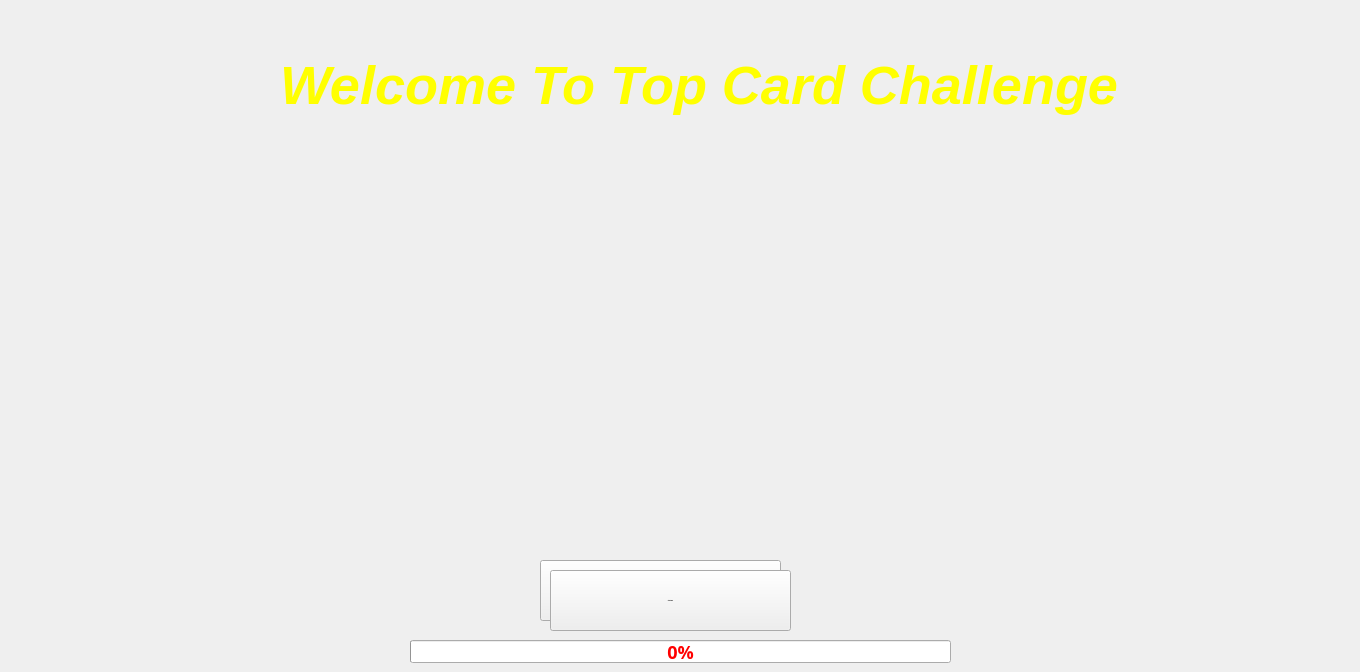
      <widget class="QWidget" name="page">
       <widget class="QPushButton" name="dfjndfljndlf">
        <property name="geometry">
         <rect>
          <x>540</x>
          <y>560</y>
          <width>241</width>
          <height>61</height>
         </rect>
        </property>
        <property name="font">
         <font>
          <family>Snap ITC</family>
          <pointsize>-1</pointsize>
          <weight>99</weight>
          <italic>true</italic>
          <bold>true</bold>
         </font>
        </property>
        <property name="styleSheet">
         <string notr="true">
color:red;
font: 10pt &quot;Snap ITC&quot;;
font-weight:900;
font-size:25px;
font-style:italic;

background-color: rgb(212, 212, 0);
border-radius:24px;
pushButton::active{
background-color:red;
}

</string>
        </property>
        <property name="text">
         <string/>
        </property>
       </widget>
       <widget class="QLabel" name="label">
        <property name="geometry">
         <rect>
          <x>280</x>
          <y>40</y>
          <width>871</width>
          <height>91</height>
         </rect>
        </property>
        <property name="styleSheet">
         <string notr="true">font-size:54px;
color:yellow;
font: 39pt &quot;Matura MT Script Capitals&quot;;
font-weight:900;
text-shadow: 2px 2px red;
font-style: italic;
text-shadow:2px 5px 3px;</string>
        </property>
        <property name="text">
         <string>Welcome To Top Card Challenge</string>
        </property>
       </widget>
       <widget class="QProgressBar" name="progressBar">
        <property name="geometry">
         <rect>
          <x>410</x>
          <y>640</y>
          <width>541</width>
          <height>23</height>
         </rect>
        </property>
        <property name="sizeIncrement">
         <size>
          <width>0</width>
          <height>0</height>
         </size>
        </property>
        <property name="font">
         <font>
          <family>Showcard Gothic</family>
          <pointsize>-1</pointsize>
          <weight>99</weight>
          <italic>false</italic>
          <bold>true</bold>
          <underline>false</underline>
          <strikeout>false</strikeout>
         </font>
        </property>
        <property name="styleSheet">
         <string notr="true">color:red;
font-size:18px;
font-weight:800;



</string>
        </property>
        <property name="inputMethodHints">
         <set>Qt::ImhPreferNumbers</set>
        </property>
        <property name="value">
         <number>0</number>
        </property>
        <property name="alignment">
         <set>Qt::AlignBottom|Qt::AlignHCenter</set>
        </property>
        <property name="invertedAppearance">
         <bool>false</bool>
        </property>
        <property name="format">
         <string notr="true">%p%</string>
        </property>
       </widget>
       <widget class="QLabel" name="imageLabel">
        <property name="geometry">
         <rect>
          <x>410</x>
          <y>150</y>
          <width>501</width>
          <height>391</height>
         </rect>
        </property>
        <property name="styleSheet">
         <string notr="true">background-image: url(:/my projects C++/jeux  de carte/pagebgg.png);</string>
        </property>
        <property name="text">
         <string/>
        </property>
        <property name="pixmap">
         <pixmap resource="image.qrc">:/images/pagebgg.png</pixmap>
        </property>
        <property name="scaledContents">
         <bool>false</bool>
        </property>
       </widget>
       <widget class="QPushButton" name="push9">
        <property name="geometry">
         <rect>
          <x>1260</x>
          <y>10</y>
          <width>91</width>
          <height>91</height>
         </rect>
        </property>
        <property name="styleSheet">
         <string notr="true">background-image: url(:/images/crois.png);
border:none;
background-repeat:no-repeat;</string>
        </property>
        <property name="text">
         <string/>
        </property>
       </widget>
       <widget class="QLabel" name="label2">
        <property name="geometry">
         <rect>
          <x>1220</x>
          <y>260</y>
          <width>91</width>
          <height>51</height>
         </rect>
        </property>
        <property name="text">
         <string/>
        </property>
        <property name="pixmap">
         <pixmap resource="image.qrc">:/images/play-removebg-preview.png</pixmap>
        </property>
        <property name="scaledContents">
         <bool>true</bool>
        </property>
       </widget>
       <widget class="QLabel" name="label3">
        <property name="geometry">
         <rect>
          <x>1070</x>
          <y>370</y>
          <width>61</width>
          <height>31</height>
         </rect>
        </property>
        <property name="text">
         <string/>
        </property>
        <property name="pixmap">
         <pixmap resource="image.qrc">:/images/play-removebg-preview.png</pixmap>
        </property>
        <property name="scaledContents">
         <bool>true</bool>
        </property>
       </widget>
       <widget class="QLabel" name="label4">
        <property name="geometry">
         <rect>
          <x>1180</x>
          <y>460</y>
          <width>111</width>
          <height>71</height>
         </rect>
        </property>
        <property name="text">
         <string/>
        </property>
        <property name="pixmap">
         <pixmap resource="image.qrc">:/images/play-removebg-preview.png</pixmap>
        </property>
        <property name="scaledContents">
         <bool>true</bool>
        </property>
       </widget>
       <widget class="QLabel" name="label6">
        <property name="geometry">
         <rect>
          <x>210</x>
          <y>280</y>
          <width>61</width>
          <height>51</height>
         </rect>
        </property>
        <property name="text">
         <string/>
        </property>
        <property name="pixmap">
         <pixmap resource="image.qrc">:/images/play-removebg-preview.png</pixmap>
        </property>
        <property name="scaledContents">
         <bool>true</bool>
        </property>
       </widget>
       <widget class="QLabel" name="label7">
        <property name="geometry">
         <rect>
          <x>90</x>
          <y>440</y>
          <width>91</width>
          <height>71</height>
         </rect>
        </property>
        <property name="text">
         <string/>
        </property>
        <property name="pixmap">
         <pixmap resource="image.qrc">:/images/play-removebg-preview.png</pixmap>
        </property>
        <property name="scaledContents">
         <bool>true</bool>
        </property>
       </widget>
       <widget class="QLabel" name="label1_2">
        <property name="geometry">
         <rect>
          <x>1140</x>
          <y>100</y>
          <width>91</width>
          <height>71</height>
         </rect>
        </property>
        <property name="text">
         <string/>
        </property>
        <property name="pixmap">
         <pixmap>../../Pictures/Screenshots/jeux  de carte/play-removebg-preview.png</pixmap>
        </property>
        <property name="scaledContents">
         <bool>true</bool>
        </property>
       </widget>
       <widget class="QPushButton" name="pushButton">
        <property name="geometry">
         <rect>
          <x>550</x>
          <y>570</y>
          <width>241</width>
          <height>61</height>
         </rect>
        </property>
        <property name="font">
         <font>
          <family>Snap ITC</family>
          <pointsize>-1</pointsize>
          <weight>99</weight>
          <italic>true</italic>
          <bold>true</bold>
         </font>
        </property>
        <property name="styleSheet">
         <string notr="true">
color:red;
font: 10pt &quot;Snap ITC&quot;;
font-weight:900;
font-size:25px;
font-style:italic;
border-radius:24px;
background-color:yellow;
pushButton::active{
background-color:red;
}

</string>
        </property>
        <property name="text">
         <string>Start Game</string>
        </property>
       </widget>
       <widget class="QLabel" name="label5">
        <property name="geometry">
         <rect>
          <x>120</x>
          <y>160</y>
          <width>121</width>
          <height>81</height>
         </rect>
        </property>
        <property name="text">
         <string/>
        </property>
        <property name="pixmap">
         <pixmap resource="image.qrc">:/images/play-removebg-preview.png</pixmap>
        </property>
        <property name="scaledContents">
         <bool>true</bool>
        </property>
       </widget>
      </widget>
